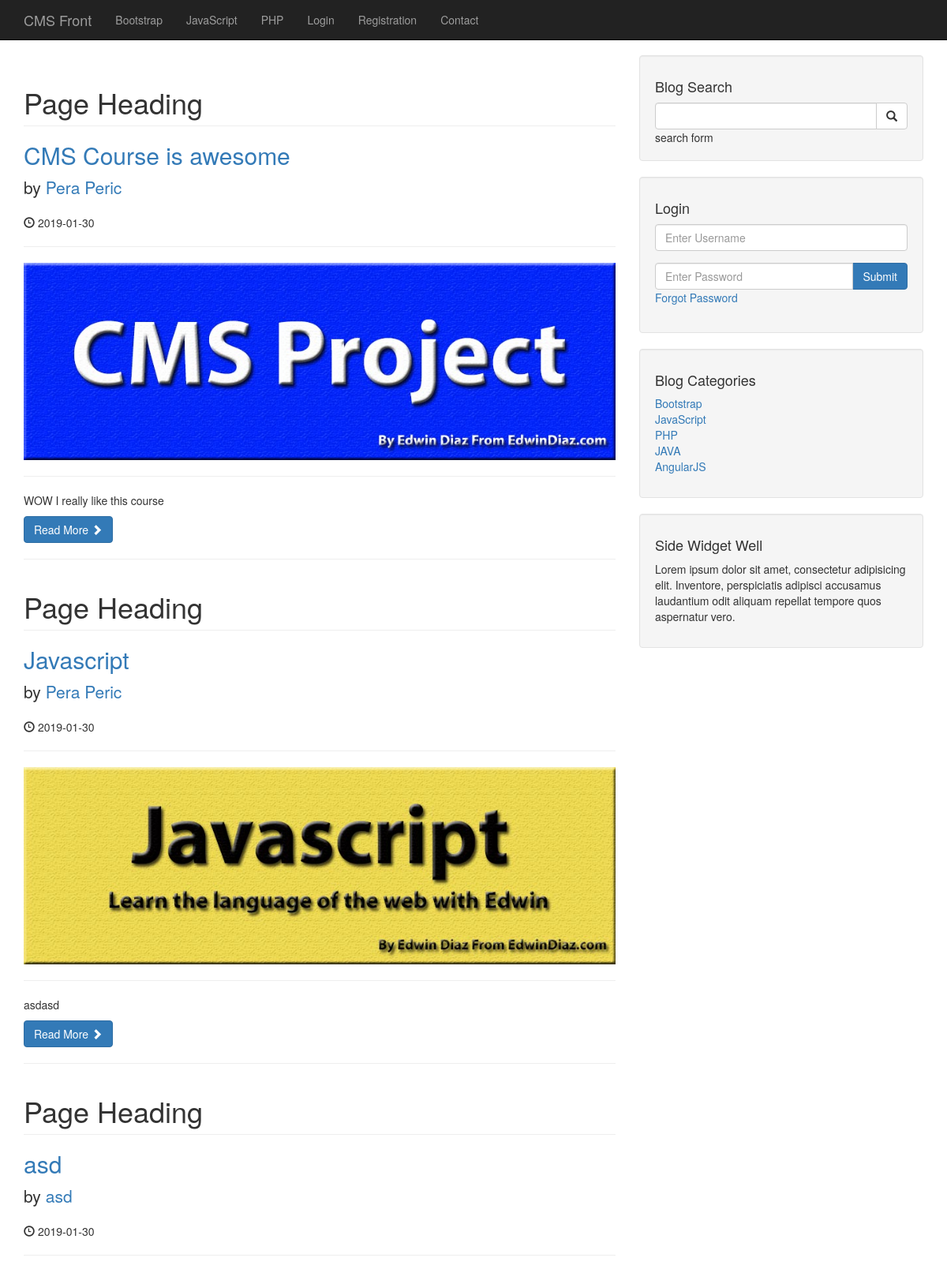
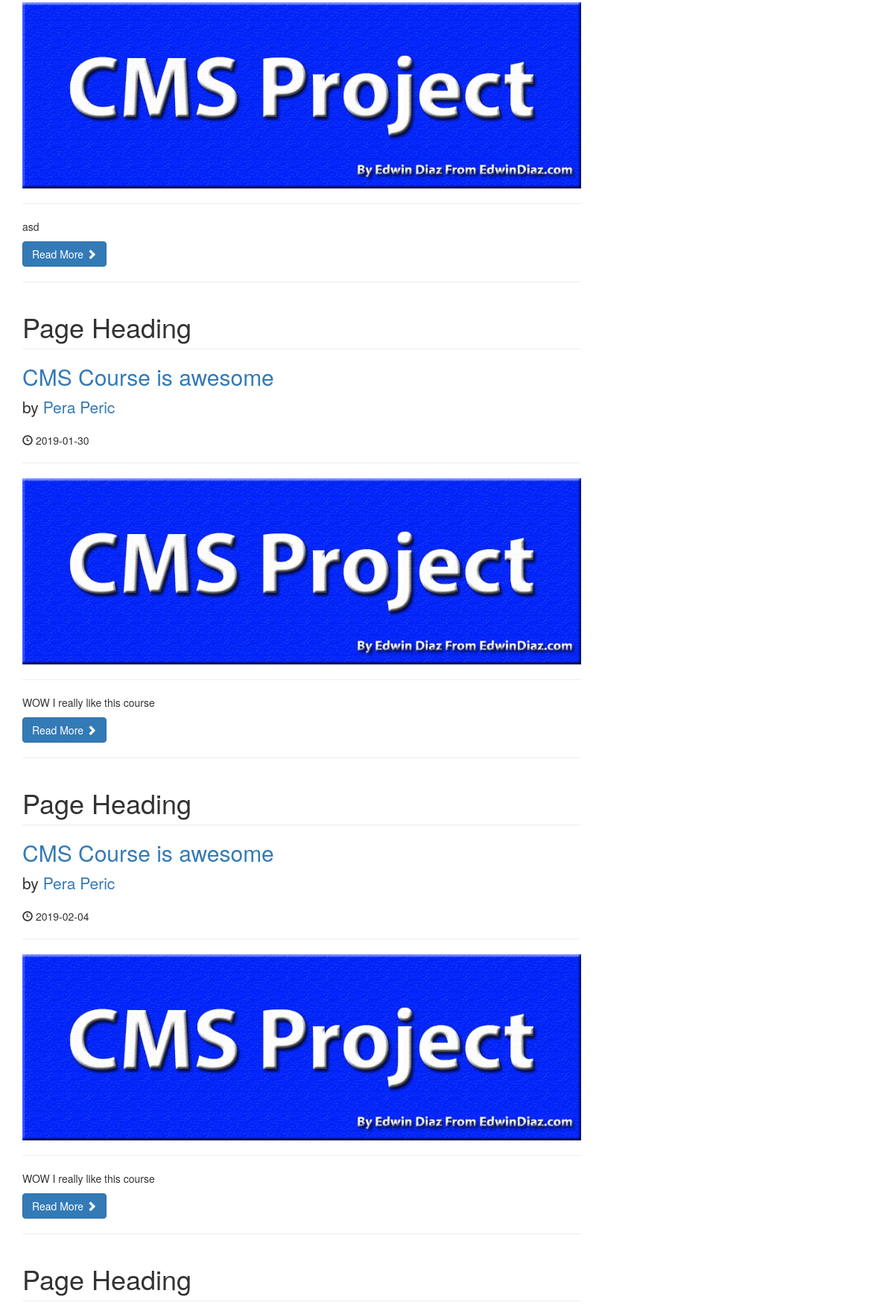
/index_old.php (upper part), run on the app's committed database (2 pictures, top to bottom).
### tables this page shows
CREATE TABLE `categories` (
  `cat_id` int(3) NOT NULL,
  `cat_title` varchar(255) NOT NULL
);

CREATE TABLE `posts` (
  `post_id` int(3) NOT NULL,
  `post_category_id` int(3) NOT NULL,
  `post_title` varchar(255) NOT NULL,
  `post_author` varchar(255) NOT NULL,
  `post_user` varchar(255) NOT NULL,
  `post_date` date NOT NULL,
  `post_image` text NOT NULL,
  `post_content` text NOT NULL,
  `post_tags` varchar(255) NOT NULL,
  `post_comment_count` int(11) NOT NULL,
  `post_status` varchar(255) NOT NULL DEFAULT 'draft',
  `post_views_count` int(11) NOT NULL,
  `likes` int(11) NOT NULL
);

### index_old.php (the view, shortened to what this page needs)
<?php include "includes/header.php";?>
<?php include "includes/navigation.php";?>
    <div class="container">
        <div class="row">
            <div class="col-md-8">
                <?php
                    $query = "SELECT * FROM posts WHERE post_status = 'published'";
                    $select_all_posts = mysqli_query($connection, $query);
                    while($row = mysqli_fetch_assoc($select_all_posts)){
                        $post_id = $row['post_id'];
                        $post_title = $row['post_title'];
                        $post_author = $row['post_author'];
                        $post_date = $row['post_date'];
                        $post_image = $row['post_image'];
                        $post_content = substr($row['post_content'], 0,200);
                        $post_status = $row['post_status'];
                        if($post_status == 'published'){
                        ?>
                <h1 class="page-header">
                    Page Heading
                </h1>
                <h2>
                    <a href="post.php?p_id=<?php echo $post_id; ?>"><?php echo $post_title ?></a>
                </h2>
                <p class="lead">
                    by <a href="author_post.php?author=<?php echo $post_author ?>&p_id=<?php echo $post_id; ?>"><?php echo $post_author ?></a>
                </p>
                <p><span class="glyphicon glyphicon-time"></span> <?php echo $post_date ?></p>
                <hr>
                <a href="post.php?p_id=<?php echo $post_id; ?>">
                    <img class="img-responsive" src="images/<?php echo $post_image;?>" alt="">
                </a>
                <hr>
                <p><?php echo $post_content ?></p>
                <a class="btn btn-primary" href="post.php?p_id=<?php echo $post_id ?>"?>Read More <span class="glyphicon glyphicon-chevron-right"></span></a>
                <hr>
                <?php }}?>
            </div>
            <?php include "includes/sidebar.php" ?>
        </div>
<?php include "includes/footer.php";?>

### includes/navigation.php (shortened to what this page needs)
<nav class="navbar navbar-inverse navbar-fixed-top" role="navigation">
    <div class="container">
           <div class="navbar-header">
            <a class="navbar-brand" href="/cms/">CMS Front</a>
        </div>
        <div class="collapse navbar-collapse" id="bs-example-navbar-collapse-1">
            <ul class="nav navbar-nav">
               <?php
                $query = "SELECT * FROM categories LIMIT 3";
                $select_all_categories_query = mysqli_query($connection,$query);
                while($row = mysqli_fetch_assoc($select_all_categories_query)){
                    $cat_title = $row['cat_title'];
                    $cat_id = $row['cat_id'];
                    $category_class = '';
                    $registration_class = '';
                    $contact_class = '';
                    $login_class = '';
                    echo "<li class='$category_class'><a href='/cms/category/{$cat_id}'>{$cat_title}</a></li>";
                }
                ?>
                <?php if(isset($_SESSION['user_role'])){ ?>
                <li><a href="/cms/admin">Admin</a></li>
                <li><a href="/cms/includes/logout.php">Logout</a></li>
                <?php }else{?>
                <li class="<?php echo $login_class; ?>"><a href="/cms/login.php">Login</a></li>
                <li class="<?php echo $registration_class; ?>"><a href="/cms/registration">Registration</a></li>
                <?php } ?>
                <li class="<?php echo $contact_class; ?>"><a href="/cms/contact">Contact</a></li>
            </ul>
        </div>
    </div>
</nav>

### includes/sidebar.php (shortened to what this page needs)
<div class="col-md-4">
                <div class="well">
                    <h4>Blog Search</h4>
                    <form action="/cms/search.php" method="post">
                    <div class="input-group">
                        <input name="search" type="text" class="form-control">
                        <span class="input-group-btn">
                            <button class="btn btn-default" name="submit" type="submit">
                                <span class="glyphicon glyphicon-search"></span>
                        </button>
                        </span>
                    </div>
                    </form>
                </div>
                <div class="well">
                   <?php if(isset($_SESSION['user_role'])): ?>
                       <h4>Logged in as <?php echo $_SESSION['username']; ?></h4>
                       <a href="/cms/includes/logout.php" class="btn btn-primary">Logout</a>
                   <?php else: ?>
                       <h4>Login</h4>
                        <form method="post">
                            <div class="form-group">
                                <input name="username" type="text" class="form-control" placeholder="Enter Username">
                            </div>
                            <div class="input-group">
                                <input name="password" type="password" class="form-control" placeholder="Enter Password">
                                <span class="input-group-btn">
                                    <button class="btn btn-primary" name="login" type="submit">
                                        Submit
                                    </button>
                                </span>
                            </div>
                            <div class="form-group">
                                <a href="forgot.php?forgot=<?php echo uniqid(true); ?>">Forgot Password</a>
                            </div>
                        </form>
                   <?php endif; ?>
                </div>
                <div class="well">
                   <?php
                    $query = "SELECT * FROM categories";
                    $select_categories_sidebar = mysqli_query($connection,$query);
                    ?>
                    <h4>Blog Categories</h4>
                    <div class="row">
                        <div class="col-lg-12">
                            <ul class="list-unstyled">
                               <?php
                                    while($row = mysqli_fetch_assoc($select_categories_sidebar)){
                                        $cat_title = $row['cat_title'];
                                        $cat_id = $row['cat_id'];
                                        echo "<li><a href='/cms/category/$cat_id'>{$cat_title}</a></li>";}
                                ?>
                            </ul>
                        </div>
                    </div>
                </div>
                <?php include "widget.php"; ?>
            </div>

### css/blog-home.css (style rules this page uses)
body { padding-top: 70px; }

### css/style.css (style rules this page uses)
body { padding-top: 70px; }

### data on the page
categories: cat_title "Bootstrap"
categories: cat_title "JavaScript"
categories: cat_title "PHP"
posts: post_title "CMS Course is awesome", post_author "Pera Peric", post_date "2019-01-30", post_image (picture), post_content "WOW I really like this course"
posts: post_title "Javascript", post_author "Pera Peric", post_date "2019-01-30", post_image (picture), post_content "asdasd"
posts: post_title "asd", post_author "asd", post_date "2019-01-30", post_image (picture), post_content "asd"
posts: post_title "CMS Course is awesome", post_author "Pera Peric", post_date "2019-01-30", post_image (picture), post_content "WOW I really like this course"
posts: post_title "CMS Course is awesome", post_author "Pera Peric", post_date "2019-02-04", post_image (picture), post_content "WOW I really like this course"
categories: cat_title "JAVA"
categories: cat_title "AngularJS"
